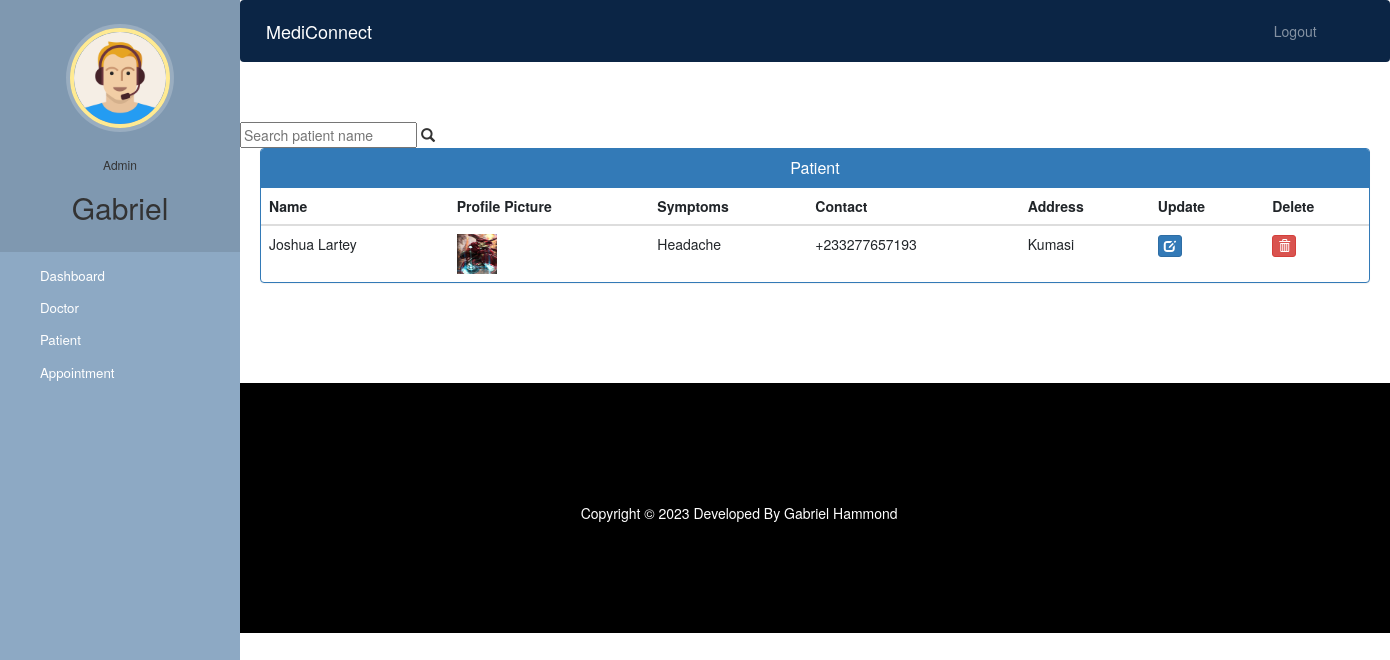
The page /admin-view-patient (signed in) on the database its author committed.
### hospital/models.py (models this page shows, shortened)
class Patient(models.Model):
    user=models.OneToOneField(User,on_delete=models.CASCADE)
    profile_pic= models.ImageField(upload_to='profile_pic/PatientProfilePic/',null=True, blank=True)
    address = models.CharField(max_length=40)
    mobile = models.CharField(max_length=20,null=False)
    symptoms = models.CharField(max_length=100,null=False)
    assignedDoctorId = models.PositiveIntegerField(null=True)
    admitDate=models.DateField(auto_now=True)
    status=models.BooleanField(default=False)
    @property
    def get_name(self):
        return self.user.first_name+" "+self.user.last_name
    def __str__(self):
        return self.user.first_name+" ("+self.symptoms+")"

### hospital/views.py (the view)
# urls.py: path('admin-view-patient', views.admin_view_patient_view,
@login_required(login_url='adminlogin')
@user_passes_test(is_admin)
def admin_view_patient_view(request):
    patients=models.Patient.objects.all().filter(status=True)
    print(patients,"----")
    return render(request,'hospital/admin_view_patient.html',{'patients':patients})

### hospital/views.py (called while the page is built)
def is_admin(user):
    return user.groups.filter(name='ADMIN').exists()

### templates/hospital/admin_view_patient.html (shortened to what this page needs)
{% extends 'hospital/admin_base.html' %} {% block content %} {% load static %}
<head>
  <link
    href="//netdna.bootstrapcdn.com/bootstrap/3.0.0/css/bootstrap.min.css"
    rel="stylesheet"
    id="bootstrap-css"
  />
</head>
<form
  class="search-container"
  action="{% url 'admin_view_patient' %}"
  method="get"
>
  <input
    id="search-input"
    name="q"
    type="text"
    placeholder="Search patient name"
  />
  <span id="search-icon" class="glyphicon glyphicon-search search-icon"></span>
</form>
<div class="container">
  <div class="panel panel-primary">
    <div class="panel-heading">
      <h6 class="panel-title">Patient</h6>
    </div>
    <table class="table table-hover" id="dev-table">
      <thead>
        <tr>
          <th>Name</th>
          <th>Profile Picture</th>
          <th>Symptoms</th>
          <th>Contact</th>
          <th>Address</th>
          <th>Update</th>
          <th>Delete</th>
        </tr>
      </thead>
      {% for p in patients %}
      <tr>
        <td>{{ p.get_name }}</td>
        <td>
          <img
            src="{% static p.profile_pic.url %}"
            alt="Profile Pic"
            height="40px"
            width="40px"
          />
        </td>
        <td>{{ p.symptoms }}</td>
        <td>{{ p.mobile }}</td>
        <td>{{ p.address }}</td>
        <td>
          <a
            class="btn btn-primary btn-xs"
            href="{% url 'update-patient' p.id %}"
            ><span class="glyphicon glyphicon-edit"></span
          ></a>
        </td>
        <td>
          <a
            class="btn btn-danger btn-xs"
            href="{% url 'delete-patient-from-hospital' p.id %}"
            ><span class="glyphicon glyphicon-trash"></span
          ></a>
        </td>
      </tr>
      {% endfor %}
    </table>
  </div>
</div>
{% endblock content %}

### templates/hospital/admin_base.html (shortened to what this page needs)
<!DOCTYPE html>
{% load static %}
<html lang="en">
  <head>
    <link
      rel="stylesheet"
      href="https://stackpath.bootstrapcdn.com/bootstrap/4.3.1/css/bootstrap.min.css"
    />
    <link
      rel="stylesheet"
      href="https://maxcdn.bootstrapcdn.com/font-awesome/4.7.0/css/font-awesome.min.css"
    />
    <link rel="stylesheet" href="{% static '/style.css' %}" />
  </head>
  <body>
    <nav class="menu" tabindex="0">
      <header class="avatar">
        <img src="{% static "images/adminpropic.png" %}" />
        <br /><br />
        <h6>Admin</h6>
        <h2>{{request.user.first_name}}</h2>
      </header>
      <ul>
        <li tabindex="0" class="icon-dashboard">
          <a style="color: white; text-decoration: none" href="/admin-dashboard"
            ><span>Dashboard</span></a
          >
        </li>
        <li tabindex="0" class="icon-customers">
          <a style="color: white; text-decoration: none" href="/admin-doctor"
            ><span>Doctor</span></a
          >
        </li>
        <li tabindex="0" class="icon-users">
          <a style="color: white; text-decoration: none" href="/admin-patient"
            ><span>Patient</span></a
          >
        </li>
        <li tabindex="0" class="icon-calendar">
          <a
            style="color: white; text-decoration: none"
            href="/admin-appointment"
            ><span>Appointment</span></a
          >
        </li>
      </ul>
    </nav>
    <main>
      <div class="bs-example">
        <nav
          class="navbar navbar-expand-md navbar-dark fixed-top"
          style="background: #0b2545"
        >
          <a href="/admin-dashboard" class="navbar-brand"
            >MediConnect</a
          >
          <div
            class="collapse navbar-collapse justify-content-between"
            id="navbarCollapse"
          >
            <div class="navbar-nav" style="margin-left: 90%">
              <a href="/logout" class="nav-item nav-link">Logout</a>
            </div>
          </div>
        </nav>
      </div>
      <br /><br />
      {% block content %} {% endblock content %}
      <br /><br /><br /><br />
      <footer>
        <br />
        <div class="container">
          <div class="row">
            <div class="col-md-10 col-sm-10">
              <div style="color: #ffffff" class="wow fadeInUp footer-copyright">
                <p>Copyright &copy; 2023 Developed By Gabriel Hammond</p>
              </div>
            </div>
          </div>
        </div>
      </footer>
    </main>
  </body>
</html>

### static/style.css (style rules this page uses)
body { padding-left: 240px; }
main { position: relative; height: 100vh; }
.menu { background: #5bc995; height: 100vh; width: 240px; position: fixed; top: 0px; left: 0; z-index: 5; outline: none; }
.menu .avatar { background: rgba(0, 0, 0, 0.1); padding: 2em 0.5em; text-align: center; }
.menu .avatar img { width: 100px; border-radius: 50%; overflow: hidden; border: 4px solid #ffea92; box-shadow: 0 0 0 4px rgba(255, 255, 255, 0.2); }
.menu .avatar h2 { font-weight: normal; margin-bottom: 0; }
.menu ul { list-style: none; padding: 0.5em 0; margin: 0; }
.menu ul li { padding: 0.5em 1em 0.5em 3em; font-size: 0.95em; font-weight: regular; background-repeat: no-repeat; background-position: left 15px center; background-size: auto 20px; transition: all 0.15s linear; cursor: pointer; }
.menu ul li.icon-dashboard { background-image: url("http://www.entypo.com/images//gauge.svg"); }
.menu ul li.icon-customers { background-image: url("http://www.entypo.com/images//briefcase.svg"); }
.menu ul li.icon-users { background-image: url("http://www.entypo.com/images//users.svg"); }
.menu ul li.icon-calendar { background-image: url("http://www.entypo.com/images//calendar.svg"); }

### templates/hospital/admin_base.html (style rules this page uses)
a:link { text-decoration: none; }
a { color: white; }
footer { padding: 0px 0px 0px 0px; background-color: black; margin: 0px; }
p { text-align: center; }
body { padding-left: 240px; }
main { position: relative; height: 100vh; }
.menu { background: #8da9c4; height: 100vh; width: 240px; position: fixed; top: 0px; left: 0; z-index: 5; outline: none; }
.menu .avatar { background: rgba(0, 0, 0, 0.1); padding: 2em 0.5em; text-align: center; }
.menu .avatar img { width: 100px; border-radius: 50%; overflow: hidden; border: 4px solid #ffea92; box-shadow: 0 0 0 4px rgba(255, 255, 255, 0.2); }
.menu .avatar h2 { font-weight: normal; margin-bottom: 0; }
.menu ul { list-style: none; padding: 0.5em 0; margin: 0; }
.menu ul li { padding: 0.5em 1em 0.5em 3em; font-size: 0.95em; font-weight: regular; background-repeat: no-repeat; background-position: left 15px center; background-size: auto 20px; transition: all 0.15s linear; cursor: pointer; }
.menu ul li.icon-dashboard { background-image: url("http://www.entypo.com/images//gauge.svg"); }
.menu ul li.icon-customers { background-image: url("http://www.entypo.com/images//briefcase.svg"); }
.menu ul li.icon-users { background-image: url("http://www.entypo.com/images//users.svg"); }
.menu ul li.icon-calendar { background-image: url("http://www.entypo.com/images//calendar.svg"); }

### templates/hospital/admin_view_patient.html (style rules this page uses)
a:link { text-decoration: none; }
h6 { text-align: center; }
.row { margin: 100px; }

### rows shown on the page
Patient: get_name "Joshua Lartey", profile_pic (picture), symptoms "Headache", mobile "+233277657193", address "Kumasi"

### other values the page prints
{{ request.user.first_name }} "Gabriel"
